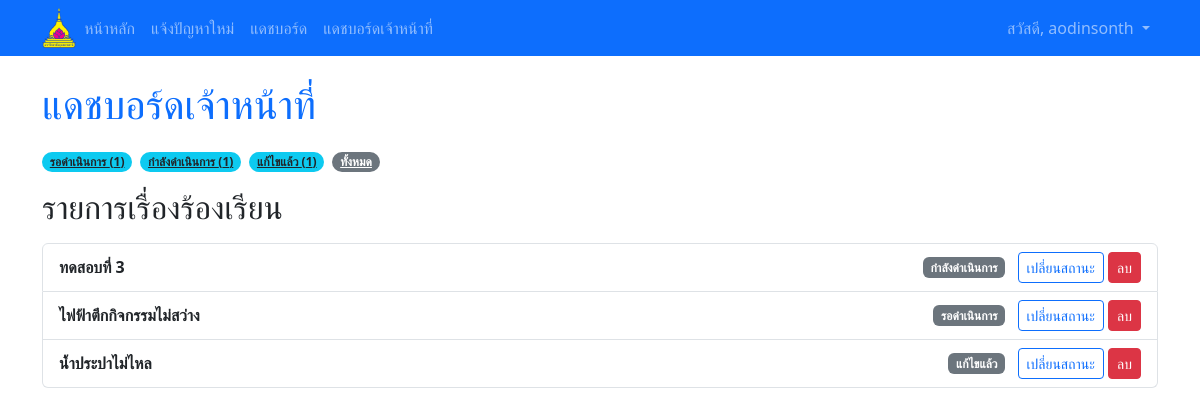
Page /staff/dashboard/ (signed in) on the earlier database version.
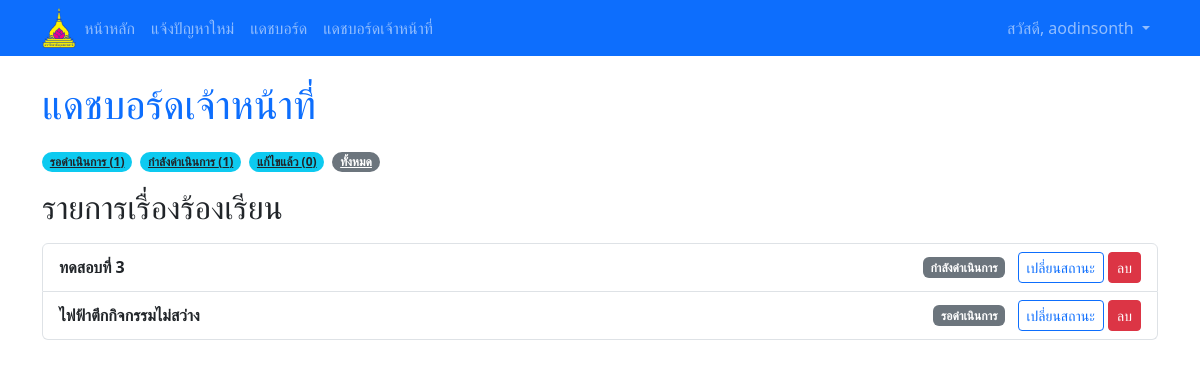
Same page on the later database version.
### core/models.py (models this page shows, shortened)
class Case(models.Model):
    STATUS_CHOICES = [
        ('pending', 'รอดำเนินการ'),
        ('in_progress', 'กำลังดำเนินการ'),
        ('resolved', 'แก้ไขแล้ว'),
    ]
    CATEGORY_CHOICES = [
        ('electrical', 'ไฟฟ้า'),
        ('water_supply', 'ประปา'),
        ('road_damage', 'ถนน/ทางเท้า'),
        ('other', 'อื่นๆ'),
    ]
    title = models.CharField(max_length=200)
    description = models.TextField()
    status = models.CharField(max_length=20, choices=STATUS_CHOICES, default='pending')
    category = models.CharField(max_length=50, choices=CATEGORY_CHOICES)
    reporter = models.ForeignKey(User, on_delete=models.CASCADE, related_name='reported_cases')
    created_at = models.DateTimeField(auto_now_add=True)
    updated_at = models.DateTimeField(auto_now=True)
    image_file = models.ImageField(upload_to='case_images/', blank=True, null=True)

### core/views.py (the view)
# urls.py: path('staff/dashboard/', views.staff_dashboard_view, name='staff_dashboard'),
@login_required
def staff_dashboard_view(request):
    if not request.user.is_staff:
        messages.error(request, 'คุณไม่มีสิทธิ์ในการเข้าถึงหน้านี้')
        return redirect('home')
    status_filter = request.GET.get('status')
    if status_filter:
        all_cases = Case.objects.filter(status=status_filter).order_by('-created_at')
    else:
        all_cases = Case.objects.all().order_by('-created_at')
    case_counts = Case.objects.values('status').annotate(total=Count('status'))
    status_counts = {item['status']: item['total'] for item in case_counts}
    context = {
        'all_cases': all_cases,
        'status_choices': Case.STATUS_CHOICES,
        'status_counts': status_counts,
        'selected_status': status_filter,
    }
    return render(request, 'core/staff_dashboard.html', context)

### core/templatetags/custom_filters.py (called while the page is built)
@register.filter
def get_item(dictionary, key):
    return dictionary.get(key)

### core/templates/core/staff_dashboard.html (shortened to what this page needs)
{% extends 'core/base.html' %}
{% load custom_filters %}
{% block content %}
    <h1 class="text-primary mb-4">แดชบอร์ดเจ้าหน้าที่</h1>
    <div class="mb-3 d-flex flex-wrap gap-2">
        {% for status_value, status_label in status_choices %}
            <a href="{% url 'staff_dashboard' %}?status={{ status_value }}" class="badge rounded-pill bg-info text-dark">
                {{ status_label }} ({{ status_counts|get_item:status_value|default:0 }})
            </a>
        {% endfor %}
        <a href="{% url 'staff_dashboard' %}" class="badge rounded-pill bg-secondary">ทั้งหมด</a>
    </div>
    <h2>รายการเรื่องร้องเรียน {% if selected_status %}(สถานะ: {{ selected_status }}){% endif %}</h2>
    <div class="list-group mt-3">
        {% if all_cases %}
            {% for case in all_cases %}
                <div class="list-group-item list-group-item-action d-flex justify-content-between align-items-center">
                    <a href="{% url 'case_detail' case.id %}" class="text-decoration-none text-dark fw-bold">{{ case.title }}</a>
                    <div>
                        <span class="badge bg-secondary me-2">{{ case.get_status_display }}</span>
                        <a href="{% url 'change_case_status' case.id %}" class="btn btn-sm btn-outline-primary">เปลี่ยนสถานะ</a>
                        <a href="{% url 'case_delete' case.id %}" class="btn btn-sm btn-danger">ลบ</a>
                    </div>
                </div>
            {% endfor %}
        {% else %}
            <div class="alert alert-warning text-center" role="alert">
                ไม่พบเรื่องร้องเรียนในสถานะนี้
            </div>
        {% endif %}
    </div>
{% endblock %}

Differences in the rows shown:
removed Case: title "น้ำประปาไม่ไหล", status "แก้ไขแล้ว"
Other differences:
new list line: "แก้ไขแล้ว ( 0 )"
list line gone: "แก้ไขแล้ว ( 1 )"
